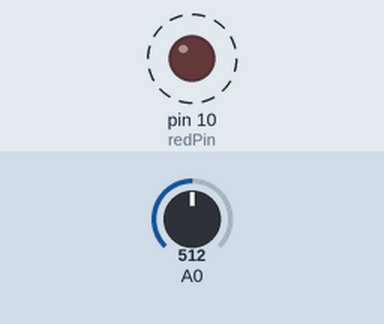
Recording of a sketch running on a simulated Arduino Uno, built with avr-gcc and run on an emulated ATmega328P. Parts: output pins drawn as LEDs (lit = HIGH). Dashed ring = blinking. The inputs (shaded band) are chosen by the test bench; at power-on: A0 = 512. What the sketch prints to the serial monitor is not drawn.

Above: at 1.28 s.
1.3 s: A0 set to 0
Timing chart, 0 to 10.3 s (numbered marks = the images above; inputs shaded):
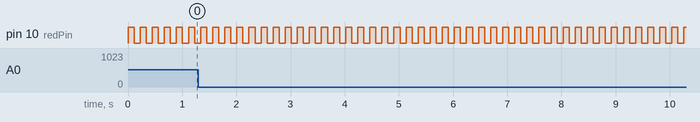

Measured:
- by itself, pin 10 (redPin): alternates HIGH for 0.11 s and LOW for 0.11 s

The sketch:

sketch_mar05a.ino
```cpp
int redPin = 10;
int samp = 10;
int light_on = 100;
int temp_red=0;
int temp_ir=0;
int red_val=0;
int ir_val=0;

void setup() {
  // nothing happens in setup
  Serial.begin(9600);
  analogReference(INTERNAL);
}

void loop() {

      // turn on red light which turns off IR light
      analogWrite(redPin, 255);
      temp_red=0;
      for (int ti = 0 ; ti <= light_on; ti+= samp){
        temp_red+=analogRead(A0);
        delay(samp);
      }

      red_val = temp_red/((light_on/samp)+1);
      //Serial.println(red_val);
      //Serial.println(5);


      // turn off red light which turns on IR light
      analogWrite(redPin,0);
      temp_ir=0;
      for (int ti = 0 ; ti <= light_on; ti+= samp){
        temp_ir+=analogRead(A0);
        delay(samp);
      }

      //Serial.println(ir_val);
      //Serial.println(25);

    ir_val = temp_ir/((light_on/samp)+1);
    float ratio = float(red_val)/float(ir_val);

    String out_val = String(red_val, DEC)+','+String(ir_val, DEC)+','+String(ratio, DEC);

    //Serial.println(out_val);
    Serial.println(ratio);

  }
```
